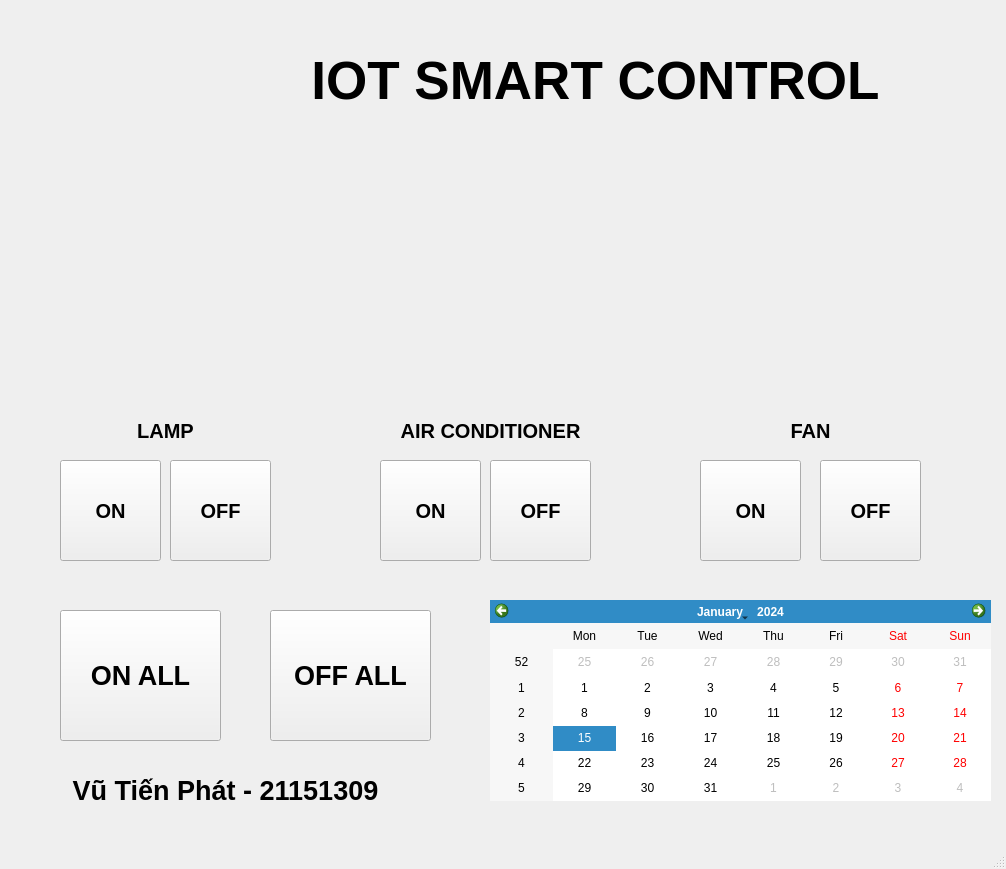
<?xml version="1.0" encoding="UTF-8"?>
<ui version="4.0">
 <class>MainWindow</class>
 <widget class="QMainWindow" name="MainWindow">
  <property name="geometry">
   <rect>
    <x>0</x>
    <y>0</y>
    <width>1006</width>
    <height>869</height>
   </rect>
  </property>
  <property name="windowTitle">
   <string>MainWindow</string>
  </property>
  <widget class="QWidget" name="centralwidget">
   <widget class="QLabel" name="label">
    <property name="geometry">
     <rect>
      <x>200</x>
      <y>40</y>
      <width>791</width>
      <height>81</height>
     </rect>
    </property>
    <property name="font">
     <font>
      <pointsize>40</pointsize>
      <weight>75</weight>
      <bold>true</bold>
     </font>
    </property>
    <property name="text">
     <string>IOT SMART CONTROL</string>
    </property>
    <property name="alignment">
     <set>Qt::AlignCenter</set>
    </property>
   </widget>
   <widget class="QPushButton" name="btnlamp_on">
    <property name="geometry">
     <rect>
      <x>60</x>
      <y>460</y>
      <width>101</width>
      <height>101</height>
     </rect>
    </property>
    <property name="font">
     <font>
      <pointsize>15</pointsize>
      <weight>75</weight>
      <bold>true</bold>
     </font>
    </property>
    <property name="text">
     <string>ON</string>
    </property>
   </widget>
   <widget class="QPushButton" name="btnlamp_off">
    <property name="geometry">
     <rect>
      <x>170</x>
      <y>460</y>
      <width>101</width>
      <height>101</height>
     </rect>
    </property>
    <property name="font">
     <font>
      <pointsize>15</pointsize>
      <weight>75</weight>
      <bold>true</bold>
     </font>
    </property>
    <property name="text">
     <string>OFF</string>
    </property>
   </widget>
   <widget class="QLabel" name="label_2">
    <property name="geometry">
     <rect>
      <x>50</x>
      <y>190</y>
      <width>231</width>
      <height>211</height>
     </rect>
    </property>
    <property name="styleSheet">
     <string notr="true">image: url(:/myimage/led_off.png);
</string>
    </property>
    <property name="text">
     <string/>
    </property>
   </widget>
   <widget class="QLabel" name="label_3">
    <property name="geometry">
     <rect>
      <x>0</x>
      <y>770</y>
      <width>451</width>
      <height>41</height>
     </rect>
    </property>
    <property name="font">
     <font>
      <pointsize>20</pointsize>
      <weight>75</weight>
      <bold>true</bold>
     </font>
    </property>
    <property name="text">
     <string>Vũ Tiến Phát - 21151309</string>
    </property>
    <property name="alignment">
     <set>Qt::AlignCenter</set>
    </property>
   </widget>
   <widget class="QLabel" name="label_4">
    <property name="geometry">
     <rect>
      <x>0</x>
      <y>0</y>
      <width>171</width>
      <height>171</height>
     </rect>
    </property>
    <property name="styleSheet">
     <string notr="true">image: url(:/logoimage/t-rex.png);</string>
    </property>
    <property name="text">
     <string/>
    </property>
   </widget>
   <widget class="QCalendarWidget" name="calendarWidget">
    <property name="geometry">
     <rect>
      <x>490</x>
      <y>600</y>
      <width>501</width>
      <height>201</height>
     </rect>
    </property>
   </widget>
   <widget class="QLabel" name="label_5">
    <property name="geometry">
     <rect>
      <x>100</x>
      <y>410</y>
      <width>131</width>
      <height>41</height>
     </rect>
    </property>
    <property name="font">
     <font>
      <pointsize>15</pointsize>
      <weight>75</weight>
      <bold>true</bold>
     </font>
    </property>
    <property name="text">
     <string>LAMP</string>
    </property>
    <property name="alignment">
     <set>Qt::AlignCenter</set>
    </property>
   </widget>
   <widget class="QLabel" name="label_6">
    <property name="geometry">
     <rect>
      <x>310</x>
      <y>190</y>
      <width>351</width>
      <height>211</height>
     </rect>
    </property>
    <property name="styleSheet">
     <string notr="true">image: url(:/airicon/airoff.png);</string>
    </property>
    <property name="text">
     <string/>
    </property>
    <property name="alignment">
     <set>Qt::AlignCenter</set>
    </property>
   </widget>
   <widget class="QPushButton" name="btnair_on">
    <property name="geometry">
     <rect>
      <x>380</x>
      <y>460</y>
      <width>101</width>
      <height>101</height>
     </rect>
    </property>
    <property name="font">
     <font>
      <pointsize>15</pointsize>
      <weight>75</weight>
      <bold>true</bold>
     </font>
    </property>
    <property name="text">
     <string>ON</string>
    </property>
   </widget>
   <widget class="QPushButton" name="btnair_off">
    <property name="geometry">
     <rect>
      <x>490</x>
      <y>460</y>
      <width>101</width>
      <height>101</height>
     </rect>
    </property>
    <property name="font">
     <font>
      <pointsize>15</pointsize>
      <weight>75</weight>
      <bold>true</bold>
     </font>
    </property>
    <property name="text">
     <string>OFF</string>
    </property>
   </widget>
   <widget class="QLabel" name="label_7">
    <property name="geometry">
     <rect>
      <x>350</x>
      <y>410</y>
      <width>281</width>
      <height>41</height>
     </rect>
    </property>
    <property name="font">
     <font>
      <pointsize>15</pointsize>
      <weight>75</weight>
      <bold>true</bold>
     </font>
    </property>
    <property name="text">
     <string>AIR CONDITIONER</string>
    </property>
    <property name="alignment">
     <set>Qt::AlignCenter</set>
    </property>
   </widget>
   <widget class="QPushButton" name="btnfan_on">
    <property name="geometry">
     <rect>
      <x>700</x>
      <y>460</y>
      <width>101</width>
      <height>101</height>
     </rect>
    </property>
    <property name="font">
     <font>
      <pointsize>15</pointsize>
      <weight>75</weight>
      <bold>true</bold>
     </font>
    </property>
    <property name="text">
     <string>ON</string>
    </property>
   </widget>
   <widget class="QPushButton" name="btnfan_off">
    <property name="geometry">
     <rect>
      <x>820</x>
      <y>460</y>
      <width>101</width>
      <height>101</height>
     </rect>
    </property>
    <property name="font">
     <font>
      <pointsize>15</pointsize>
      <weight>75</weight>
      <bold>true</bold>
     </font>
    </property>
    <property name="text">
     <string>OFF</string>
    </property>
   </widget>
   <widget class="QLabel" name="label_8">
    <property name="geometry">
     <rect>
      <x>690</x>
      <y>190</y>
      <width>241</width>
      <height>211</height>
     </rect>
    </property>
    <property name="styleSheet">
     <string notr="true">image: url(:/fanicon/fanoff.png);</string>
    </property>
    <property name="text">
     <string/>
    </property>
    <property name="alignment">
     <set>Qt::AlignCenter</set>
    </property>
   </widget>
   <widget class="QLabel" name="label_9">
    <property name="geometry">
     <rect>
      <x>750</x>
      <y>410</y>
      <width>121</width>
      <height>41</height>
     </rect>
    </property>
    <property name="font">
     <font>
      <pointsize>15</pointsize>
      <weight>75</weight>
      <bold>true</bold>
     </font>
    </property>
    <property name="text">
     <string>FAN</string>
    </property>
    <property name="alignment">
     <set>Qt::AlignCenter</set>
    </property>
   </widget>
   <widget class="QPushButton" name="btnall_on">
    <property name="geometry">
     <rect>
      <x>60</x>
      <y>610</y>
      <width>161</width>
      <height>131</height>
     </rect>
    </property>
    <property name="font">
     <font>
      <pointsize>20</pointsize>
      <weight>75</weight>
      <bold>true</bold>
     </font>
    </property>
    <property name="text">
     <string>ON ALL</string>
    </property>
   </widget>
   <widget class="QPushButton" name="btnall_off">
    <property name="geometry">
     <rect>
      <x>270</x>
      <y>610</y>
      <width>161</width>
      <height>131</height>
     </rect>
    </property>
    <property name="font">
     <font>
      <pointsize>20</pointsize>
      <weight>75</weight>
      <bold>true</bold>
     </font>
    </property>
    <property name="text">
     <string>OFF ALL</string>
    </property>
   </widget>
  </widget>
  <widget class="QMenuBar" name="menubar">
   <property name="geometry">
    <rect>
     <x>0</x>
     <y>0</y>
     <width>1006</width>
     <height>26</height>
    </rect>
   </property>
  </widget>
  <widget class="QStatusBar" name="statusbar"/>
 </widget>
 <resources>
  <include location="image.qrc"/>
  <include location="fan.qrc"/>
  <include location="air.qrc"/>
  <include location="logo.qrc"/>
 </resources>
 <connections/>
</ui>
